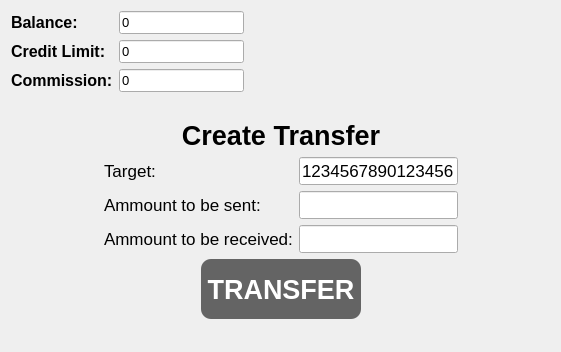
<?xml version="1.0" encoding="UTF-8"?>
<ui version="4.0">
 <class>CreateTransfer</class>
 <widget class="QWidget" name="CreateTransfer">
  <property name="geometry">
   <rect>
    <x>0</x>
    <y>0</y>
    <width>561</width>
    <height>352</height>
   </rect>
  </property>
  <property name="windowTitle">
   <string>Form</string>
  </property>
  <layout class="QVBoxLayout" name="verticalLayout">
   <item>
    <layout class="QHBoxLayout" name="horizontalLayout_4">
     <item>
      <layout class="QFormLayout" name="formLayout_4">
       <item row="0" column="0">
        <widget class="QLabel" name="balanceLabel">
         <property name="font">
          <font>
           <pointsize>12</pointsize>
           <bold>true</bold>
          </font>
         </property>
         <property name="text">
          <string>Balance:</string>
         </property>
         <property name="alignment">
          <set>Qt::AlignLeading|Qt::AlignLeft|Qt::AlignVCenter</set>
         </property>
        </widget>
       </item>
       <item row="0" column="1">
        <widget class="MoneyLineEdit" name="balanceLineEdit">
         <property name="sizePolicy">
          <sizepolicy hsizetype="Preferred" vsizetype="Fixed">
           <horstretch>0</horstretch>
           <verstretch>0</verstretch>
          </sizepolicy>
         </property>
         <property name="font">
          <font>
           <pointsize>10</pointsize>
           <kerning>true</kerning>
          </font>
         </property>
         <property name="text">
          <string>0</string>
         </property>
         <property name="readOnly">
          <bool>true</bool>
         </property>
        </widget>
       </item>
       <item row="1" column="0">
        <widget class="QLabel" name="creditLimitLabel">
         <property name="font">
          <font>
           <pointsize>12</pointsize>
           <bold>true</bold>
          </font>
         </property>
         <property name="text">
          <string>Credit Limit:</string>
         </property>
        </widget>
       </item>
       <item row="1" column="1">
        <widget class="MoneyLineEdit" name="creditLimitLineEdit">
         <property name="sizePolicy">
          <sizepolicy hsizetype="Preferred" vsizetype="Fixed">
           <horstretch>0</horstretch>
           <verstretch>0</verstretch>
          </sizepolicy>
         </property>
         <property name="font">
          <font>
           <pointsize>10</pointsize>
          </font>
         </property>
         <property name="text">
          <string>0</string>
         </property>
         <property name="maxLength">
          <number>32765</number>
         </property>
         <property name="readOnly">
          <bool>true</bool>
         </property>
        </widget>
       </item>
       <item row="2" column="0">
        <widget class="QLabel" name="commissionLabel">
         <property name="font">
          <font>
           <pointsize>12</pointsize>
           <bold>true</bold>
          </font>
         </property>
         <property name="text">
          <string>Commission:</string>
         </property>
        </widget>
       </item>
       <item row="2" column="1">
        <widget class="QLineEdit" name="commissionLineEdit">
         <property name="sizePolicy">
          <sizepolicy hsizetype="Preferred" vsizetype="Fixed">
           <horstretch>0</horstretch>
           <verstretch>0</verstretch>
          </sizepolicy>
         </property>
         <property name="font">
          <font>
           <pointsize>10</pointsize>
          </font>
         </property>
         <property name="text">
          <string>0</string>
         </property>
         <property name="maxLength">
          <number>32765</number>
         </property>
         <property name="readOnly">
          <bool>true</bool>
         </property>
        </widget>
       </item>
      </layout>
     </item>
     <item>
      <spacer name="horizontalSpacer_6">
       <property name="orientation">
        <enum>Qt::Horizontal</enum>
       </property>
       <property name="sizeHint" stdset="0">
        <size>
         <width>40</width>
         <height>20</height>
        </size>
       </property>
      </spacer>
     </item>
     <item alignment="Qt::AlignTop">
      <widget class="ClickableLabel" name="closeButton">
       <property name="maximumSize">
        <size>
         <width>32</width>
         <height>32</height>
        </size>
       </property>
       <property name="baseSize">
        <size>
         <width>32</width>
         <height>32</height>
        </size>
       </property>
       <property name="text">
        <string/>
       </property>
       <property name="pixmap">
        <pixmap>assets/images/close-button.png</pixmap>
       </property>
       <property name="scaledContents">
        <bool>true</bool>
       </property>
      </widget>
     </item>
    </layout>
   </item>
   <item>
    <layout class="QHBoxLayout" name="horizontalLayout_3">
     <item>
      <spacer name="horizontalSpacer_4">
       <property name="orientation">
        <enum>Qt::Horizontal</enum>
       </property>
       <property name="sizeHint" stdset="0">
        <size>
         <width>40</width>
         <height>20</height>
        </size>
       </property>
      </spacer>
     </item>
     <item>
      <layout class="QVBoxLayout" name="verticalLayout_2">
       <item>
        <spacer name="verticalSpacer_3">
         <property name="orientation">
          <enum>Qt::Vertical</enum>
         </property>
         <property name="sizeHint" stdset="0">
          <size>
           <width>20</width>
           <height>40</height>
          </size>
         </property>
        </spacer>
       </item>
       <item>
        <widget class="QLabel" name="createTransferLabel">
         <property name="font">
          <font>
           <pointsize>20</pointsize>
           <bold>true</bold>
          </font>
         </property>
         <property name="text">
          <string>Create Transfer</string>
         </property>
         <property name="alignment">
          <set>Qt::AlignCenter</set>
         </property>
        </widget>
       </item>
       <item>
        <layout class="QFormLayout" name="formLayout_3">
         <item row="0" column="0">
          <widget class="QLabel" name="targetLabel">
           <property name="font">
            <font>
             <pointsize>13</pointsize>
            </font>
           </property>
           <property name="text">
            <string>Target:</string>
           </property>
          </widget>
         </item>
         <item row="0" column="1">
          <widget class="IntegerLineEdit" name="targetLineEdit">
           <property name="sizePolicy">
            <sizepolicy hsizetype="Fixed" vsizetype="Fixed">
             <horstretch>0</horstretch>
             <verstretch>0</verstretch>
            </sizepolicy>
           </property>
           <property name="font">
            <font>
             <pointsize>13</pointsize>
            </font>
           </property>
           <property name="text">
            <string>1234567890123456</string>
           </property>
           <property name="maxLength">
            <number>16</number>
           </property>
          </widget>
         </item>
         <item row="1" column="0">
          <widget class="QLabel" name="ammountToBeSentLabel">
           <property name="font">
            <font>
             <pointsize>13</pointsize>
            </font>
           </property>
           <property name="text">
            <string>Ammount to be sent:</string>
           </property>
          </widget>
         </item>
         <item row="1" column="1">
          <widget class="MoneyLineEdit" name="ammountToBeSentLineEdit">
           <property name="sizePolicy">
            <sizepolicy hsizetype="Fixed" vsizetype="Fixed">
             <horstretch>0</horstretch>
             <verstretch>0</verstretch>
            </sizepolicy>
           </property>
           <property name="font">
            <font>
             <pointsize>13</pointsize>
            </font>
           </property>
           <property name="maxLength">
            <number>13</number>
           </property>
          </widget>
         </item>
         <item row="2" column="0">
          <widget class="QLabel" name="ammountToBeReceivedLabel">
           <property name="font">
            <font>
             <pointsize>13</pointsize>
            </font>
           </property>
           <property name="text">
            <string>Ammount to be received:</string>
           </property>
          </widget>
         </item>
         <item row="2" column="1">
          <widget class="MoneyLineEdit" name="ammountToBeReceivedLineEdit">
           <property name="sizePolicy">
            <sizepolicy hsizetype="Fixed" vsizetype="Fixed">
             <horstretch>0</horstretch>
             <verstretch>0</verstretch>
            </sizepolicy>
           </property>
           <property name="font">
            <font>
             <pointsize>13</pointsize>
            </font>
           </property>
           <property name="maxLength">
            <number>13</number>
           </property>
          </widget>
         </item>
        </layout>
       </item>
       <item alignment="Qt::AlignHCenter|Qt::AlignVCenter">
        <widget class="QPushButton" name="transferButton">
         <property name="sizePolicy">
          <sizepolicy hsizetype="Fixed" vsizetype="Fixed">
           <horstretch>0</horstretch>
           <verstretch>0</verstretch>
          </sizepolicy>
         </property>
         <property name="minimumSize">
          <size>
           <width>160</width>
           <height>60</height>
          </size>
         </property>
         <property name="font">
          <font>
           <pointsize>20</pointsize>
           <bold>true</bold>
          </font>
         </property>
         <property name="styleSheet">
          <string notr="true">QPushButton {
	color: white;
	background-color: rgb(100, 100, 100);
	border-radius: 10px;
}

QPushButton:hover {
	background-color: rgb(50, 50, 50);
}</string>
         </property>
         <property name="text">
          <string>TRANSFER</string>
         </property>
        </widget>
       </item>
       <item>
        <spacer name="verticalSpacer_4">
         <property name="orientation">
          <enum>Qt::Vertical</enum>
         </property>
         <property name="sizeHint" stdset="0">
          <size>
           <width>20</width>
           <height>40</height>
          </size>
         </property>
        </spacer>
       </item>
      </layout>
     </item>
     <item>
      <spacer name="horizontalSpacer_5">
       <property name="orientation">
        <enum>Qt::Horizontal</enum>
       </property>
       <property name="sizeHint" stdset="0">
        <size>
         <width>40</width>
         <height>20</height>
        </size>
       </property>
      </spacer>
     </item>
    </layout>
   </item>
  </layout>
 </widget>
 <customwidgets>
  <customwidget>
   <class>ClickableLabel</class>
   <extends>QLabel</extends>
   <header>ClickableLabel.h</header>
  </customwidget>
  <customwidget>
   <class>MoneyLineEdit</class>
   <extends>QLineEdit</extends>
   <header>MoneyLineEdit.h</header>
  </customwidget>
  <customwidget>
   <class>IntegerLineEdit</class>
   <extends>QLineEdit</extends>
   <header>IntegerLineEdit.h</header>
  </customwidget>
 </customwidgets>
 <resources/>
 <connections/>
</ui>
